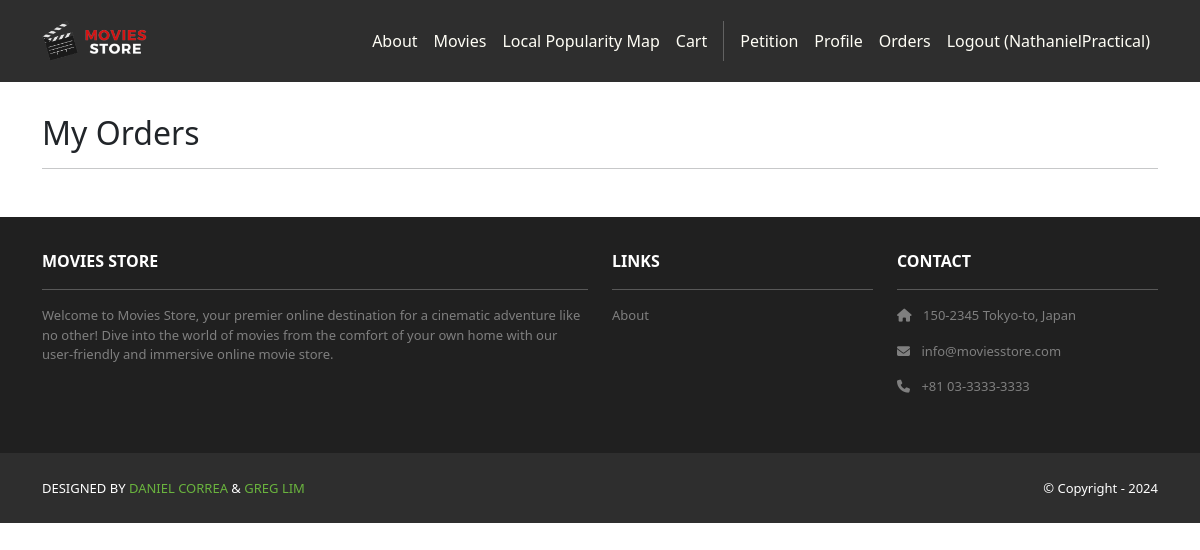
The page /accounts/orders/ (signed in) on the database as committed earlier.
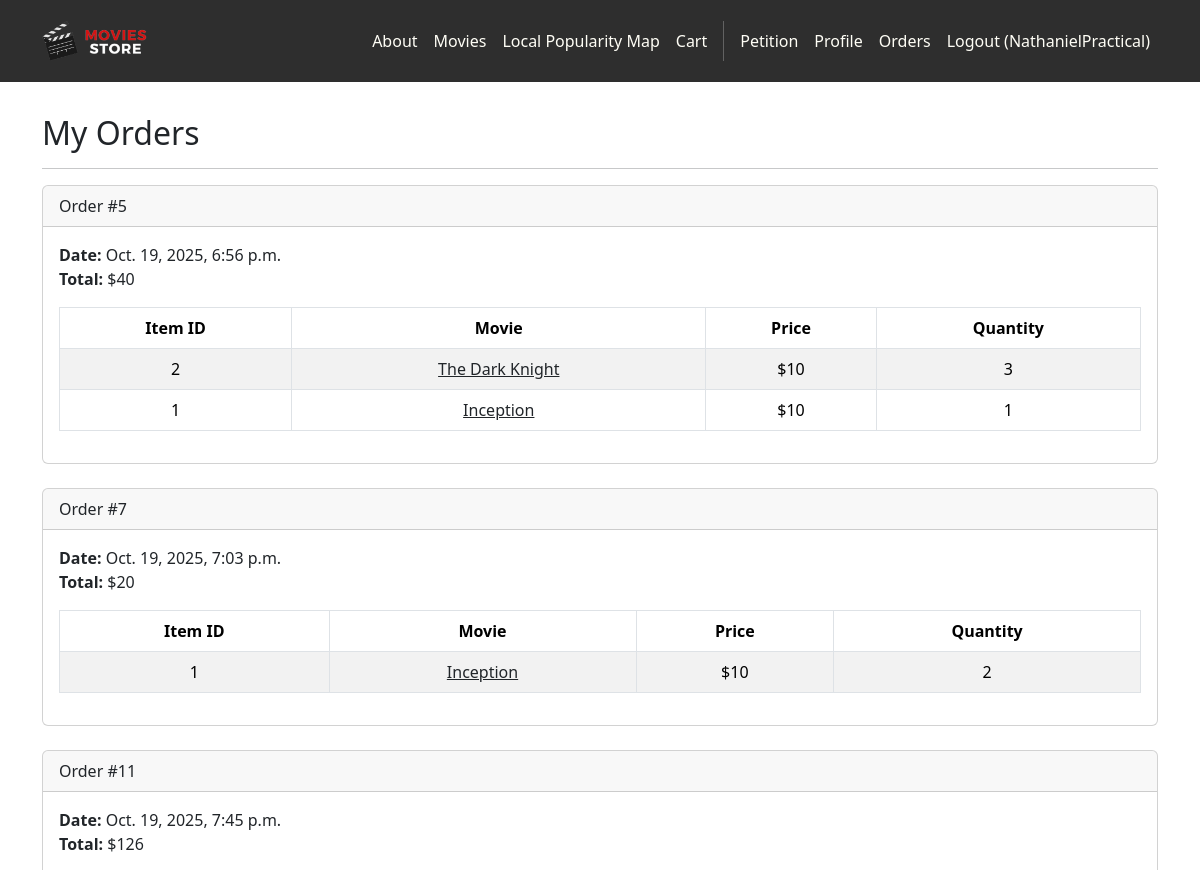
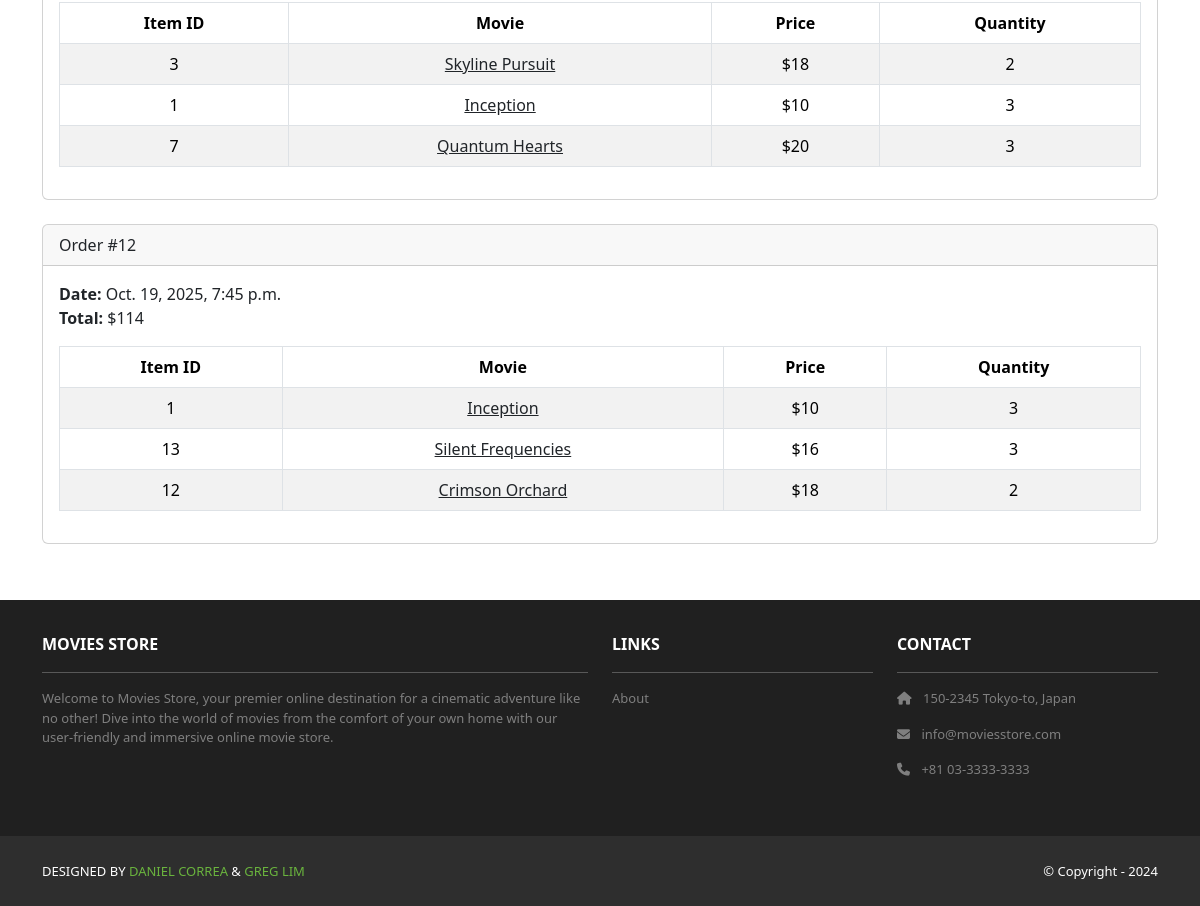
The same page on the database as committed later (2 pictures, top to bottom).
### cart/models.py (models this page shows, shortened)
class Order(models.Model):
    id = models.AutoField(primary_key=True)
    total = models.IntegerField()
    date = models.DateTimeField(auto_now_add=True)
    user = models.ForeignKey(User,
        on_delete=models.CASCADE)

class Item(models.Model):
    id = models.AutoField(primary_key=True)
    price = models.IntegerField()
    quantity = models.IntegerField()
    order = models.ForeignKey(Order,
        on_delete=models.CASCADE)
    movie = models.ForeignKey(Movie,
        on_delete=models.CASCADE)

### movies/models.py (models this page shows, shortened)
class Movie(models.Model):
    id = models.AutoField(primary_key=True)
    name = models.CharField(max_length=255)
    price = models.IntegerField()
    description = models.TextField()
    image = models.ImageField(upload_to='movie_images/')
    rating = models.DecimalField(default=0, decimal_places=1, max_digits=3)
    reviewCount = models.IntegerField(default=0)

### accounts/views.py (the view)
# urls.py: path('orders/', views.orders, name='accounts.orders'),
@login_required
def orders(request):
    template_data = {}
    template_data['title'] = 'Orders'
    template_data['orders'] = request.user.order_set.all()
    return render(request, 'accounts/orders.html',
        {'template_data': template_data})

### accounts/templates/accounts/orders.html
{% extends 'base.html' %}
{% block content %}
<div class="p-3">
  <div class="container">
    <div class="row mt-3">
      <div class="col mx-auto mb-3">
        <h2>My Orders</h2>
        <hr />
        {% for order in template_data.orders %}
        <div class="card mb-4">
          <div class="card-header">
            Order #{{ order.id }}
          </div>
          <div class="card-body">
            <b>Date:</b> {{ order.date }}<br />
            <b>Total:</b> ${{ order.total }}<br />
            <table class="table table-bordered table-striped text-center mt-3">
              <thead>
                <tr>
                  <th scope="col">Item ID</th>
                  <th scope="col">Movie</th>
                  <th scope="col">Price</th>
                  <th scope="col">Quantity</th>
                </tr>
              </thead>
              <tbody>
                {% for item in order.item_set.all %}
                <tr>
                  <td>{{ item.movie.id }}</td>
                  <td>
                    <a class="link-dark" href="{% url 'movies.show' id=item.movie.id %}"> {{ item.movie.name }}</a>
                  </td>
                  <td>${{ item.movie.price }}</td>
                  <td>{{ item.quantity }}</td>
                </tr>
                {% endfor %}
              </tbody>
            </table>
          </div>
        </div>
        {% endfor %}
      </div>
    </div>
  </div>
</div>
{% endblock content %}

Rows that differ between the two databases and show on the page:
added Order: id "5", date "Oct. 19, 2025, 6:56 p.m.", total "40"
added Item: movie.id "2", movie.name "The Dark Knight", movie.price "10", quantity "3", shown under "5"
added Item: movie.id "1", movie.name "Inception", movie.price "10", quantity "1", shown under "5"
added Order: id "7", date "Oct. 19, 2025, 7:03 p.m.", total "20"
added Item: movie.id "1", movie.name "Inception", movie.price "10", quantity "2", shown under "7"
added Order: id "11", date "Oct. 19, 2025, 7:45 p.m.", total "126"
added Item: movie.id "3", movie.name "Skyline Pursuit", movie.price "18", quantity "2", shown under "11"
added Item: movie.id "1", movie.name "Inception", movie.price "10", quantity "3", shown under "11"
added Item: movie.id "7", movie.name "Quantum Hearts", movie.price "20", quantity "3", shown under "11"
added Order: id "12", date "Oct. 19, 2025, 7:45 p.m.", total "114"
added Item: movie.id "1", movie.name "Inception", movie.price "10", quantity "3", shown under "12"
added Item: movie.id "13", movie.name "Silent Frequencies", movie.price "16", quantity "3", shown under "12"
added Item: movie.id "12", movie.name "Crimson Orchard", movie.price "18", quantity "2"
